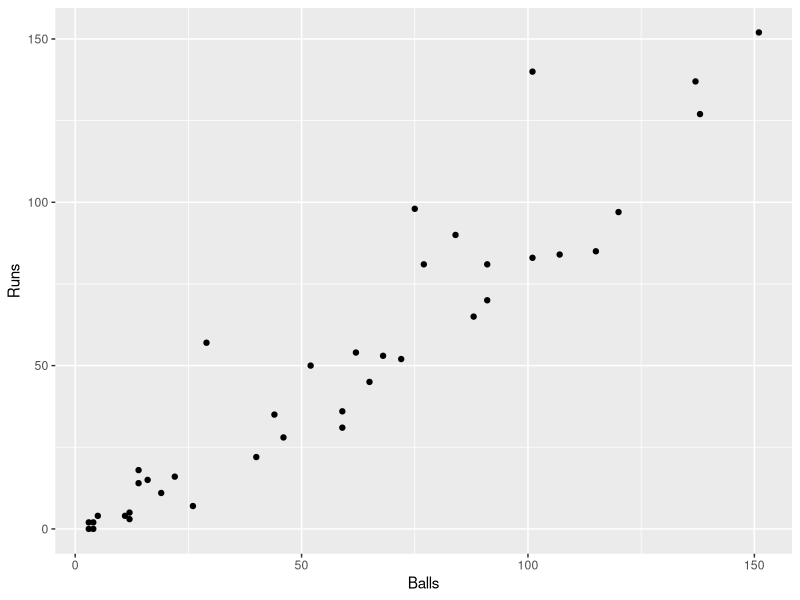
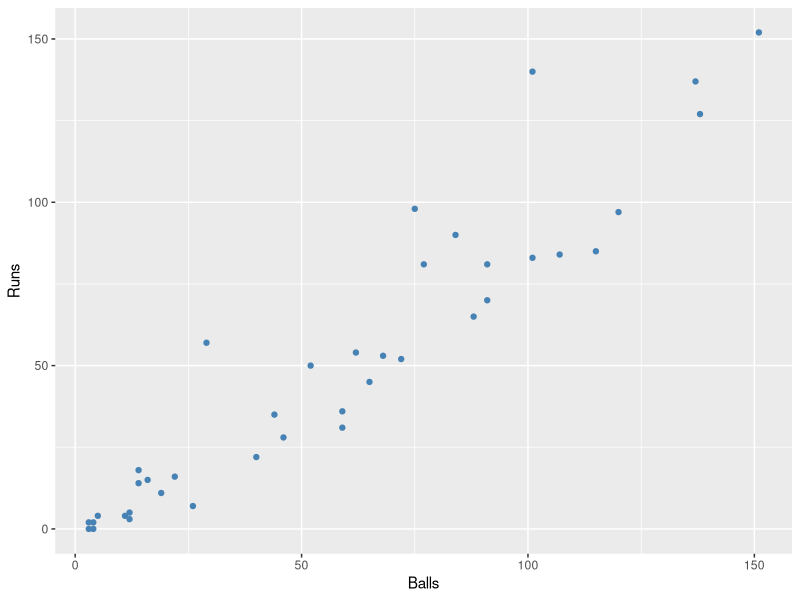
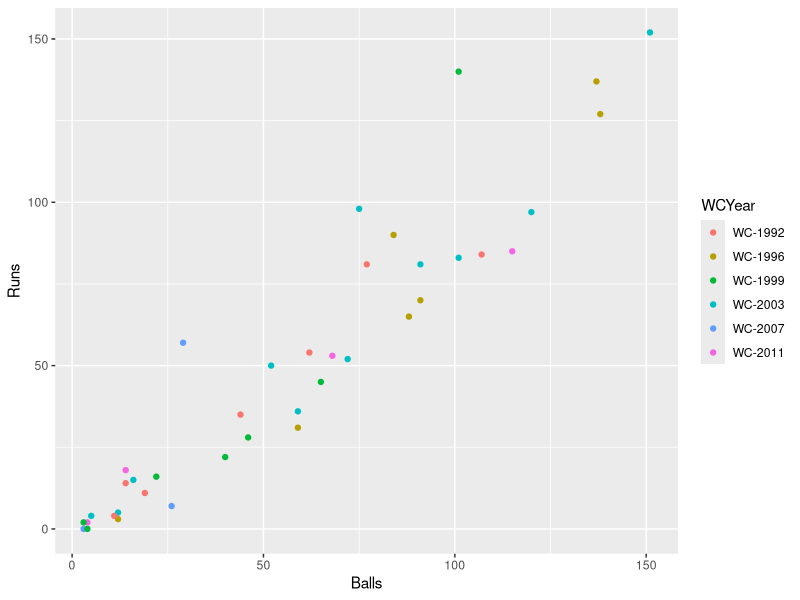
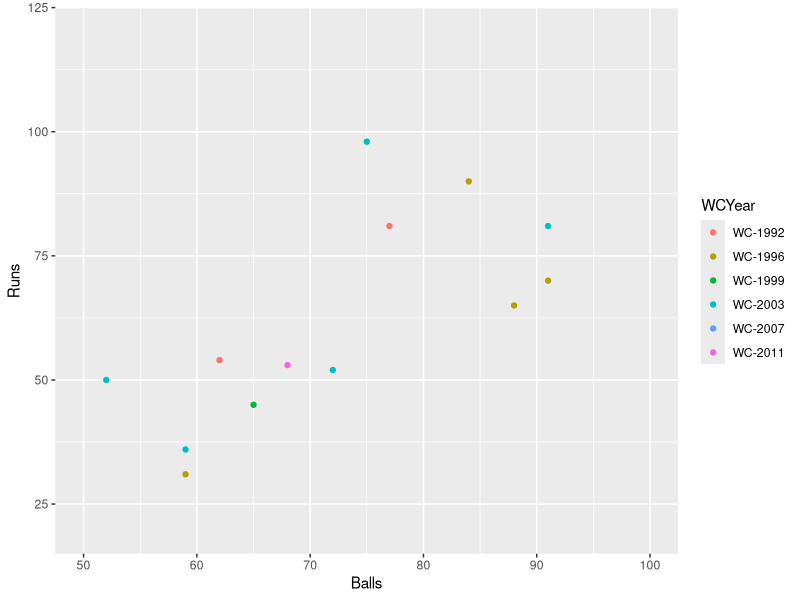
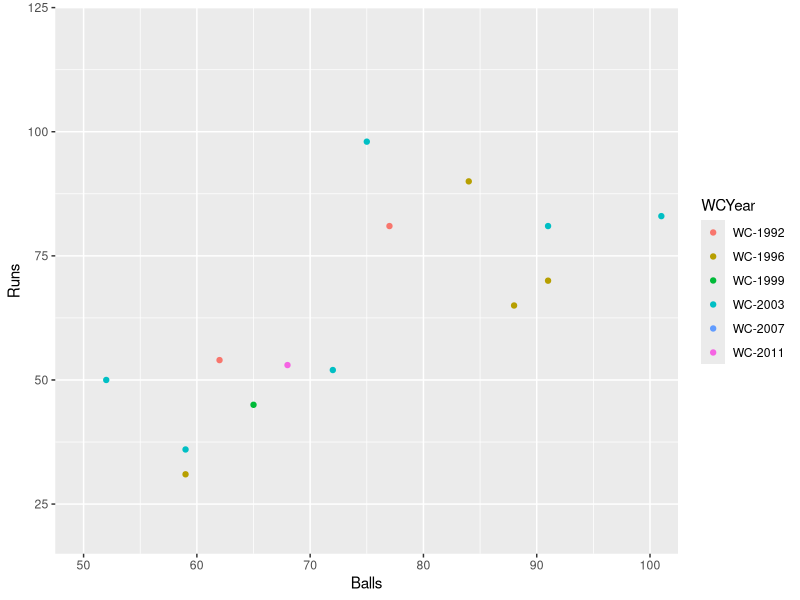
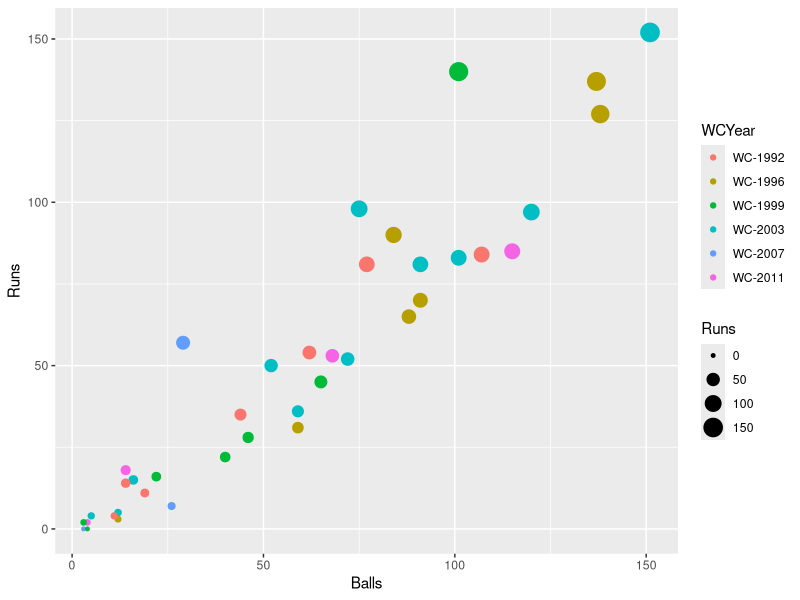
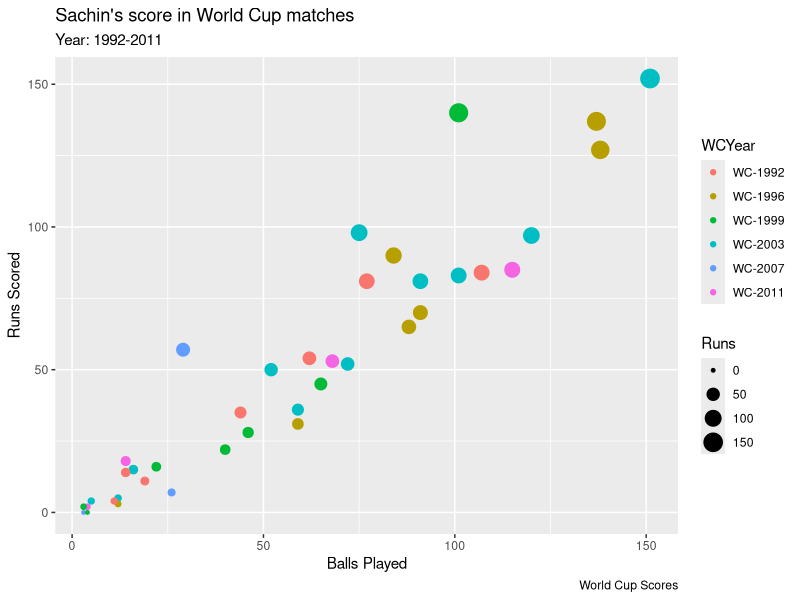
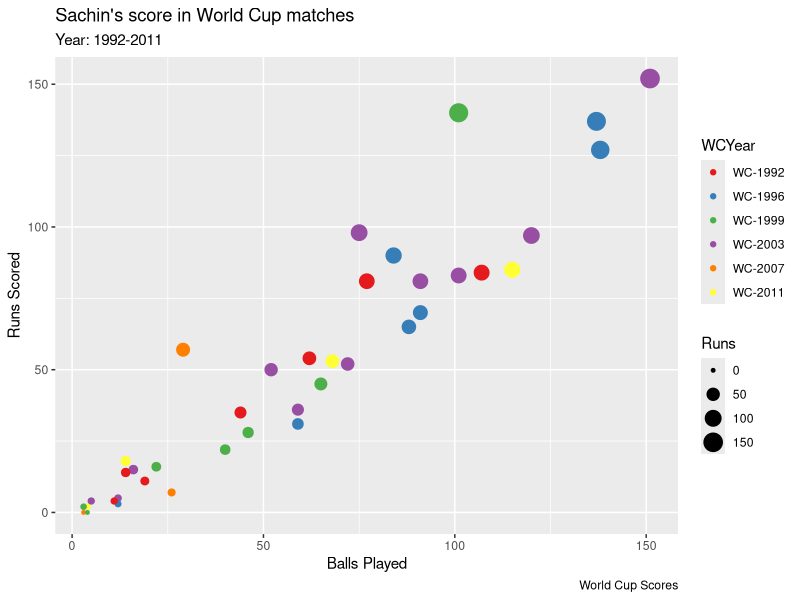

Recreate these plots in R, in order.
library(ggplot2)
library(lubridate)

# reading data from csv file into a dataframe df
df <- read.csv('Sachin_WC_Scores.csv')

# Display first 5 recs of dataframe
head(df)

# Convert Date column from string to date-time
df$Date <- parse_date_time(df$Date, orders = ("dmy"))

# Extract year from Date
df$WCYear <- as.factor(paste0('WC-',lubridate::year(df$Date)))

# structure of datarame 
str(df)

# Setup
options(scipen = 999) # it turns of scientific notation for large numbers


# Scatter plot
g <- ggplot(data = df, aes(x = Balls, y = Runs)) 
g + geom_point()

# make all points blue
g + geom_point(color = "steelblue")

# color points based on year of WC
g + geom_point(aes(color = WCYear))

# Adjusting X and Y axis using xlim(), ylim()
# How many runs Sachin scored when he played between 50-100 balls
g + geom_point(aes(color = WCYear)) +
    xlim(c(50, 100)) + ylim(c(20, 120))

# Without deleting points we can zoomin
g + geom_point(aes(color = WCYear)) +
    coord_cartesian(xlim = c(50, 100), ylim = c(20, 120))

# Add title and labels
g1 <- g + geom_point(aes(color = WCYear, size = Runs))
print(g1)

g2 <- g1 + labs(title = "Sachin's score in World Cup matches", 
          subtitle = "Year: 1992-2011",
          x = "Balls Played",
          y = "Runs Scored",
          caption = "World Cup Scores")
print(g2)

# Select colors from palette
g3 <- g2 + scale_color_brewer(palette = "Set1")
print(g3)

## Set X/Y axis Text and Tick locations
g4 <- g3 + scale_x_continuous(breaks = seq(0, 150, 25)) +
      scale_y_continuous(breaks = seq(0, 160, 50),
                       labels = c("Zero", "Fifty", "Century", "150"))
print(g4)

# theme()
g4 + theme_classic()
